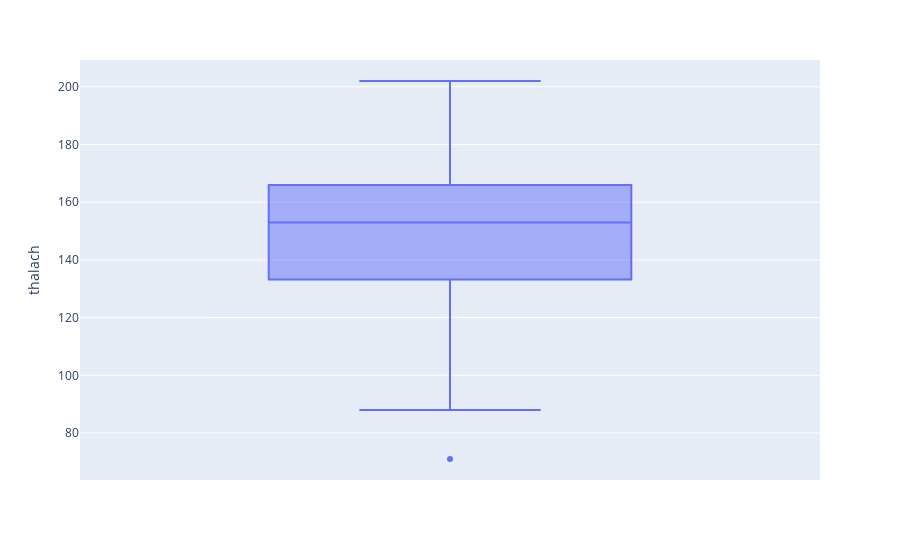

The notebook cell this image was saved under:
### Code cell
fig = px.box(subset, y='thalach', )
fig.show()

### Figure 1 — Plotly figure (JSON) as saved in the notebook; plotly's stock layout.template omitted (floating-point values rounded to 4 significant figures; data arrays with more than 128 entries replaced by an {"elided": "..."} marker saying what was removed)
{"data": [{"alignmentgroup": "True", "hovertemplate": "thalach=%{y}<extra></extra>", "legendgroup": "", "marker": {"color": "#636efa"}, "name": "", "notched": false, "offsetgroup": "", "orientation": "v", "showlegend": false, "type": "box", "x0": " ", "xaxis": "x", "y": {"elided": "303 int values"}, "y0": " ", "yaxis": "y"}], "layout": {"boxmode": "group", "legend": {"tracegroupgap": 0}, "margin": {"t": 60}, "xaxis": {"anchor": "y", "domain": [0, 1]}, "yaxis": {"anchor": "x", "domain": [0, 1], "title": {"text": "thalach"}}}}
